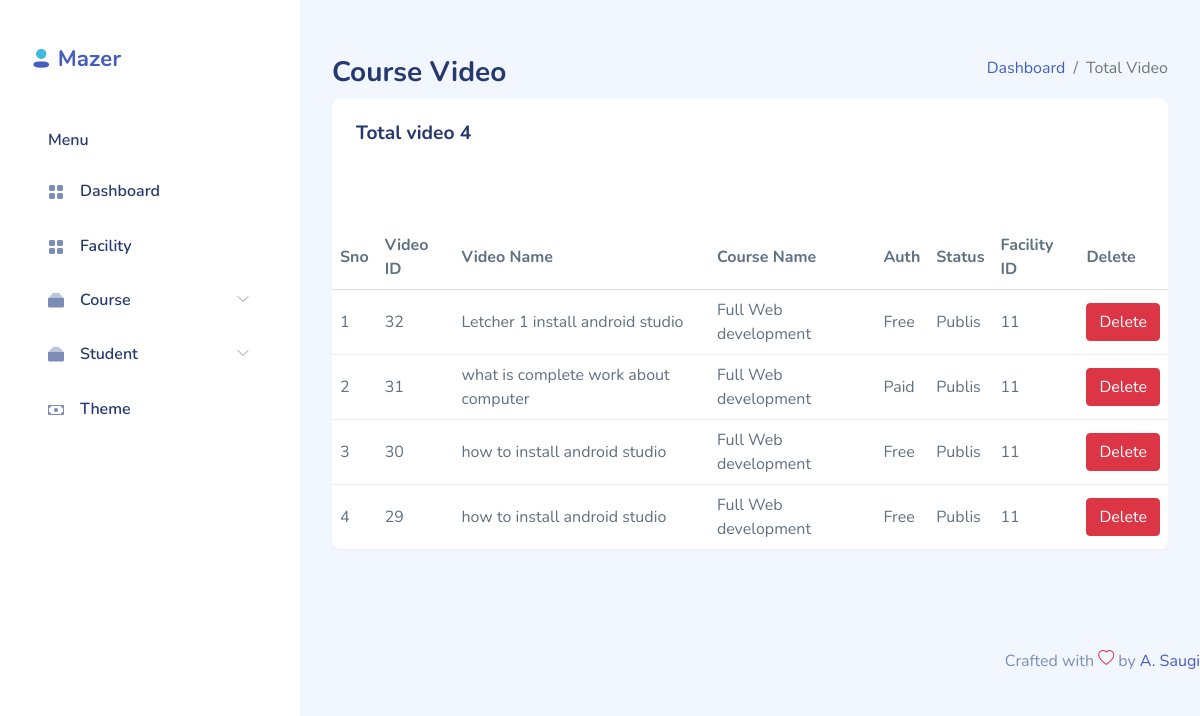
Page /admin/totalvideo.php on the committed database.
### tables this page shows
CREATE TABLE `video` (
  `id` int(11) NOT NULL,
  `videonum` int(11) NOT NULL,
  `video` mediumtext NOT NULL,
  `coursename` int(11) NOT NULL,
  `videopath` mediumtext NOT NULL,
  `status` tinyint(4) NOT NULL,
  `facilityid` int(11) NOT NULL,
  `facilityemail` varchar(200) NOT NULL,
  `auth` tinyint(4) NOT NULL
);

CREATE TABLE `course` (
  `id` int(11) NOT NULL,
  `coursename` varchar(2000) NOT NULL,
  `discretion` text NOT NULL,
  `publisdate` varchar(100) NOT NULL,
  `price` float NOT NULL,
  `councatg` int(11) NOT NULL,
  `authorid` int(11) NOT NULL,
  `authorname` varchar(300) NOT NULL,
  `totalvideo` int(11) NOT NULL,
  `project` varchar(200) NOT NULL,
  `imgpath` varchar(200) NOT NULL,
  `sellprice` int(11) NOT NULL,
  `shotdescription` mediumtext NOT NULL,
  `coupencode` varchar(50) NOT NULL,
  `image` varchar(60) NOT NULL,
  `file` varchar(200) NOT NULL,
  `status` tinytext NOT NULL
);

### function.inc.php (called while the page is built, shortened)
<?php
function ShowData($tabelname){
  $sql = "SELECT * FROM $tabelname ORDER BY id DESC";
  $result = mysqli_query($GLOBALS['conn'],$sql);
  return $result;
}
function TotalNumbers($tabel){
  $sql = "SELECT * FROM $tabel ORDER BY id DESC";
  $result = mysqli_query($GLOBALS['conn'],$sql);
  $num = mysqli_num_rows($result);
  return $num;
}

### facility/facility.function.php (called while the page is built, shortened)
<?php require_once('../dbconfig.inc.php');
  require_once('../function.inc.php');
function CatName($tabel,$SelectId){
$sql = "SELECT * FROM `$tabel` WHERE `id` =  $SelectId";
$result = mysqli_query($GLOBALS['conn'],$sql);
$num = mysqli_fetch_all($result);
return $num[0][1];
}
?>

### admin/totalvideo.php (the view, shortened to what this page needs)
<?php include_once("header.php");
?>
<div id="main">
    <div class="page-heading">
        <div class="page-title">
            <div class="row">
                <div class="col-12 col-md-6 order-md-1 order-last">
                    <h3>Course Video</h3>
                </div>
                <div class="col-12 col-md-6 order-md-2 order-first">
                    <nav aria-label="breadcrumb" class="breadcrumb-header float-start float-lg-end">
                        <ol class="breadcrumb">
                            <li class="breadcrumb-item"><a href="index.php">Dashboard</a></li>
                            <li class="breadcrumb-item active" aria-current="page">Total Video</li>
                        </ol>
                    </nav>
                </div>
            </div>
        </div>
        <section class="section">
            <div class="row" id="table-hover-row">
                <div class="col-12">
                    <div class="card">
                        <div class="card-header">
                            <h4 class="card-title">Total video <?php echo TotalNumbers('video');?></h4>
                        </div>
                        <div class="card-content">
                            <div class="card-body">
                            </div>
                            <div class="table-responsive">
                                <table class="table table-hover mb-0">
                                    <thead>
                                        <tr>
                                            <th scope="col">Sno</th>
                                            <th scope="col">Video ID</th>
                                            <th scope="col">Video Name</th>
                                            <th scope="col">Course Name</th>
                                            <th scope="col">Auth</th>
                                            <th scope="col">Status</th>
                                            <th scope="col">Facility ID</th>
                                            <th scope="col">Delete </th>
                                        </tr>
                                    </thead>
                                    <tbody>
                                        <?php
                                        $num=1;
                        $result =  ShowData('video');
                        while($data = mysqli_fetch_assoc($result)){?>
                                        <tr>
                                            <td><?php echo $num;?></td>
                                            <td><?php echo $data['id'];?></td>
                                            <td>
                                                <?php echo $data['video'];?>
                                            </td>
                                            <td><?php
                                            echo CatName('course',$data['coursename']);
                                            ?></td>
                                            <td>
                                                <?php if($data['auth']){
                                            echo "Free";}
                                            else{
                                              echo "Paid";
                                            } ?>
                                            </td>
                                            <td>
                                                <?php if($data['status']){
                                            echo "Publis";}
                                            else{
                                              echo "Unpublis";
                                            } ?>
                                            </td>
                                            <td> <?php echo $data['facilityid'];?></td>
                                            <td>
                                                <button type="button" class="btn btn-danger" data-toggle="modal"
                                                    data-target="#deletmodel" onclick="coursedelvideo(this);"
                                                    data-id="<?php echo $data['id'];?>"
                                                    data-cd="<?php echo $data['coursename'] ;?>">
                                                    Delete
                                                </button>
                                            </td>
                                        </tr>
                                        <?php
                                     $num++;
                                    } ?>
                                    </tbody>
                                </table>
                            </div>
                        </div>
                    </div>
                </div>
            </div>
        </section>
    </div>
</div>
<?php include_once("footer.php"); ?>

### admin/assets/css/app.css (style rules this page uses)
.btn.btn-danger,.btn.btn-info,.btn.btn-primary,.btn.btn-secondary,.btn.btn-success,.btn.btn-warning { color:#fff }
.card { margin-bottom:2.2rem;border:none }
.card .card-header { border:none }
.card .card-header h4 { font-size:1.2rem;font-weight:700 }
.card .card-content { position:relative }
.card .card-title { font-size:1.2rem }
.card .card-body { padding:1.5rem }
.dataTable-table td,.dataTable-table thead th,.table td,.table thead th { vertical-align:middle }
.dataTable-table:not(.table-borderless) thead th,.table:not(.table-borderless) thead th { border-bottom:1px solid #dedede!important }
#main { margin-left:300px;padding:2rem }
.page-heading { margin:0 0 2rem }
.page-heading h3 { font-weight:700 }
a { text-decoration:none }

### rows in the picture
video: id "32", video "Letcher 1 install android studio", coursename.coursename "Full Web development", auth "Free", status "Publis", facilityid "11"
video: id "31", video "what is complete work about computer", coursename.coursename "Full Web development", auth "Paid", status "Publis", facilityid "11"
video: id "30", video "how to install android studio", coursename.coursename "Full Web development", auth "Free", status "Publis", facilityid "11"
video: id "29", video "how to install android studio", coursename.coursename "Full Web development", auth "Free", status "Publis", facilityid "11"

### other values in the picture
TotalNumbers('video') "4"
